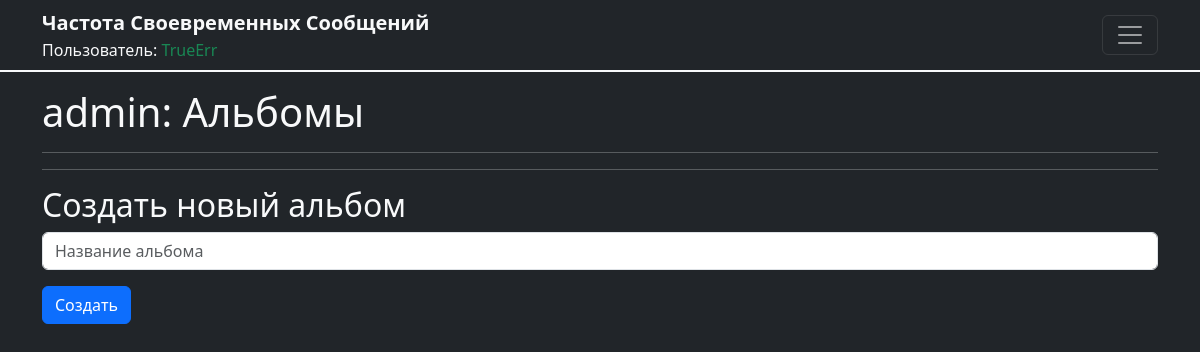
The app's page /album/admin/ (signed in), older data.
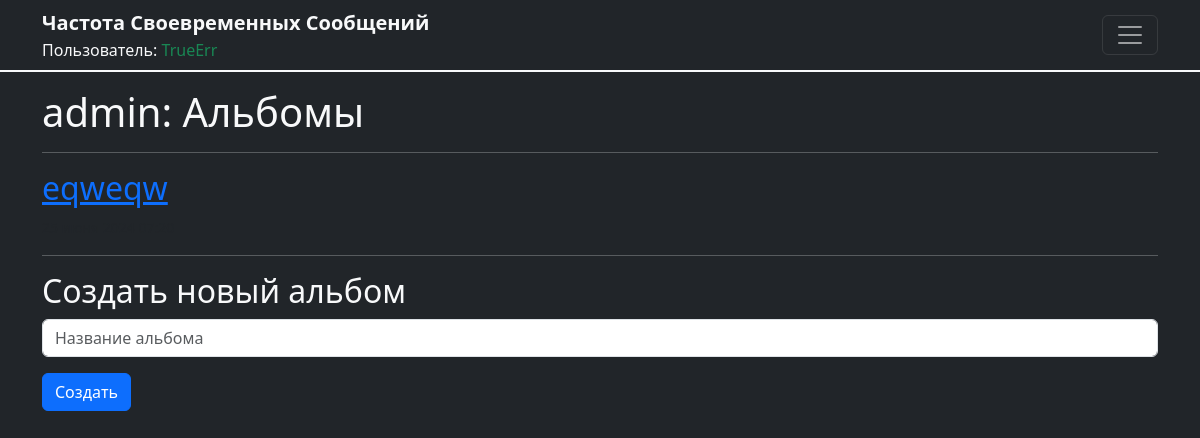
The same page, newer data.
### users/models.py (models this page shows, shortened)
class Album(models.Model):
    user = models.ForeignKey(User, on_delete=models.CASCADE)
    title = models.CharField(max_length=255)
    timestamp = models.DateTimeField(auto_now_add=True)

### users/views.py (the view)
# urls.py: path('album/<str:username>/', views.album_view, name='album'),
@login_required
def album_view(request, username):
    user = get_object_or_404(User, username=username)
    albums = Album.objects.filter(user=user)
    if request.method == 'POST':
        title = request.POST.get('title')
        if title:
            Album.objects.create(user=request.user, title=title)
            return redirect('album', username=username)
    return render(request, 'album.html', {
        'profile_user': user,
        'albums': albums,
    })

### templates/album.html (shortened to what this page needs)
{% extends 'base.html' %}
{% block content %}
<h1>{{ profile_user.username }}: Альбомы</h1>
<hr>
<div class="album-list">
  {% for album in albums %}
    <div class="album">
      <h2><a href="{% url 'photo' album.id %}">{{ album.title }}</a></h2>
      <small class="text-muted">{{ album.timestamp|date:"d E Y H:i" }}</small>
    </div>
  {% endfor %}
</div>
<hr>
<h2>Создать новый альбом</h2>
<form method="post">
  <div class="mb-3">
    <input type="text" name="title" class="form-control" placeholder="Название альбома">
  </div>
  <button type="submit" class="btn btn-primary">Создать</button>
</form>
{% endblock %}

Row changes from the older to the newer data that the page shows:
added Album: title "eqweqw"
